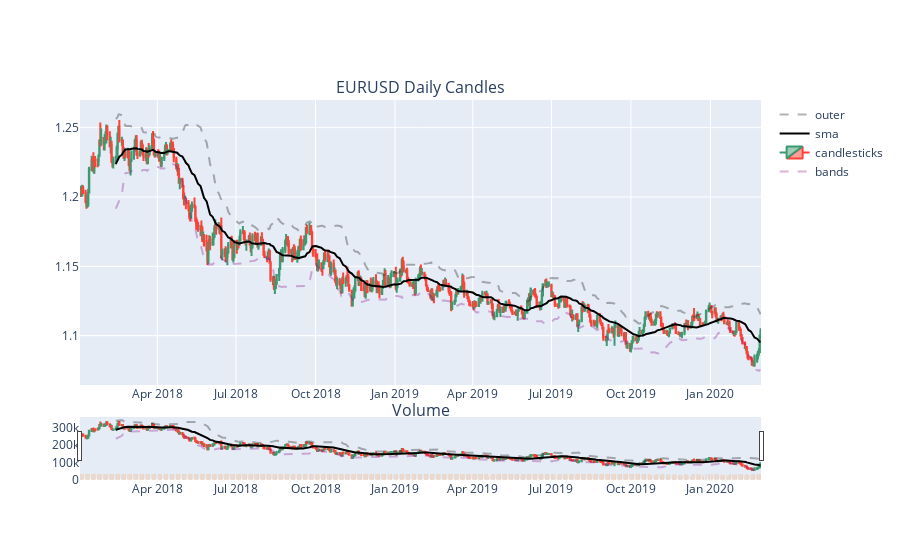

Write notebook code for a chart like this one.
### Code cell
EURUSD_D = dt.fx_rate(pairs, account, pw, 'D1')
vs.OHCLV_csticks(EURUSD_D, 'EURUSD Daily Candles', 'Volume', 30)

### Figure 1 — Plotly figure (JSON) as saved in the notebook; plotly's stock layout.template omitted (floating-point values rounded to 4 significant figures; data arrays with more than 128 entries replaced by an {"elided": "..."} marker saying what was removed)
{"data": [{"line": {"color": "black", "dash": "dash"}, "name": "outer", "opacity": 0.3, "showlegend": true, "type": "scatter", "x": {"elided": "560 str values"}, "xaxis": "x", "y": {"elided": "560 float values"}, "yaxis": "y"}, {"line": {"color": "black"}, "name": "sma", "showlegend": true, "type": "scatter", "x": {"elided": "560 str values"}, "xaxis": "x", "y": {"elided": "560 float values"}, "yaxis": "y"}, {"close": {"elided": "560 float values"}, "high": {"elided": "560 float values"}, "low": {"elided": "560 float values"}, "name": "candlesticks", "open": {"elided": "560 float values"}, "showlegend": true, "type": "candlestick", "x": {"elided": "560 str values"}, "xaxis": "x", "yaxis": "y"}, {"line": {"color": "purple", "dash": "dash"}, "name": "bands", "opacity": 0.3, "showlegend": true, "type": "scatter", "x": {"elided": "560 str values"}, "xaxis": "x", "y": {"elided": "560 float values"}, "yaxis": "y"}, {"showlegend": false, "type": "bar", "x": {"elided": "560 str values"}, "xaxis": "x2", "y": {"elided": "560 int values"}, "yaxis": "y2"}], "layout": {"annotations": [{"font": {"size": 16}, "showarrow": false, "text": "EURUSD Daily Candles", "x": 0.5, "xanchor": "center", "xref": "paper", "y": 1, "yanchor": "bottom", "yref": "paper"}, {"font": {"size": 16}, "showarrow": false, "text": "Volume", "x": 0.5, "xanchor": "center", "xref": "paper", "y": 0.15, "yanchor": "bottom", "yref": "paper"}], "xaxis": {"anchor": "y", "domain": [0, 1]}, "xaxis2": {"anchor": "y2", "domain": [0, 1]}, "yaxis": {"anchor": "x", "domain": [0.25, 1]}, "yaxis2": {"anchor": "x2", "domain": [0, 0.15]}}}
